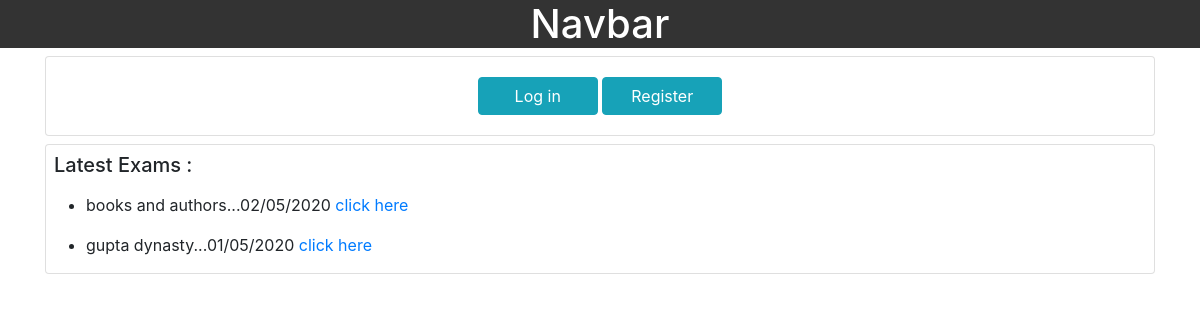
The app's page /, older data.
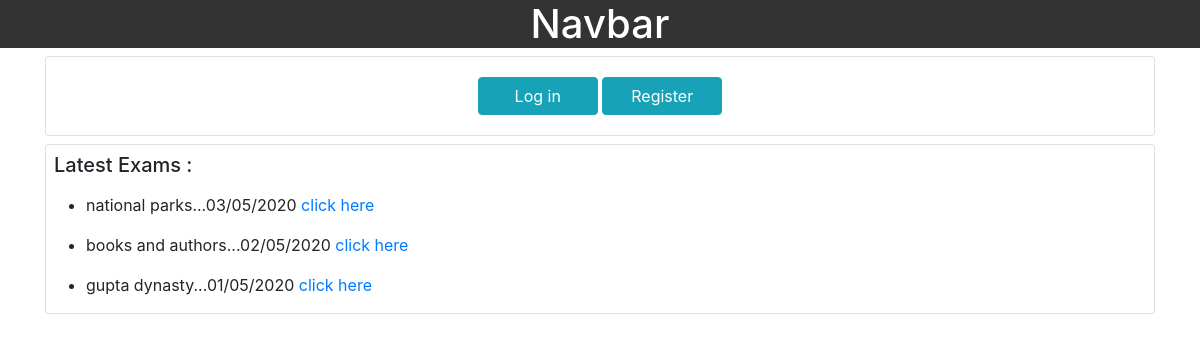
The same page, newer data.
### home/models.py (models this page shows, shortened)
class Topic(models.Model):
    topic_name = models.CharField(max_length=30)
    dateOfUpload = models.DateTimeField(default=timezone.now)
    tTime = models.IntegerField(default=0)
    published = models.BooleanField(default=False)

### home/views.py (the view)
# urls.py: path('', views.home, name='home page'),
def home(request):
    if request.user.is_authenticated:
        return redirect('../timeline')
    else:
        topics = Topic.objects.all().order_by('-dateOfUpload')
        return render(request, 'home/home.html', {'topics': topics})

### home/templates/home/home.html
{% extends 'home.html' %}
{% block title}
home page
{% endblock title}
{% block body %}
<div class="container">
    <div class="card">
        <div class="card-body text-center">
            <a href="../login" class="btn btn-info" type="button" style="min-width: 120px;">Log in</a>
            <a href="../register" class="btn btn-info" type="button" style="min-width: 120px;">Register</a>
        </div>
    </div>
    <div class="card mt-2">
        <div class="card-title m-2">
            <h5>
                Latest Exams :
            </h5>
        </div>
        <div>
            {% for topic in topics %}
            <ul>
                <li>
                    {{topic.topic_name}}...{{topic.dateOfUpload|date:"d/m/Y"}} <a href="../paper/{{topic.id}}" target="_blank">click here</a>
                </li>
            </ul>
            {% endfor %}
        </div>
    </div>
</div>
{% endblock body %}

### templates/home.html (shortened to what this page needs)
{% load static %}
<!doctype html>
<html lang="en">
<head>
    <link rel="stylesheet" href="https://stackpath.bootstrapcdn.com/bootstrap/4.4.1/css/bootstrap.min.css"
>
</head>
<body>
    <h1 class="myHead">
        <a href="../">
            Navbar
        </a>
    </h1>
    {% block body %}
    {% endblock body %}
</body>
</html>

### templates/home.html (style rules this page uses)
.myHead { text-align: center; background-color: rgb(51, 51, 51); color: white; }
h1 a { color: inherit; }

Row changes from the older to the newer data that the page shows:
added Topic: topic_name "national parks", dateOfUpload "03/05/2020"
